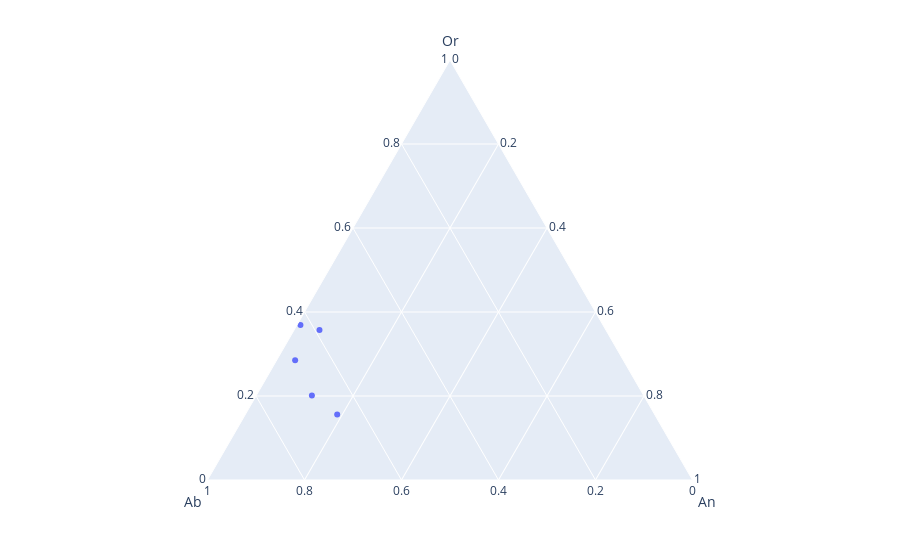

The notebook cell saved with this chart:
### Code cell
Fspar_Class=Han.loc[Han["Fspar_Class"]=="Anorthoclase"]
import plotly.express as px
fig = px.scatter_ternary(Fspar_Class, a="Or", b="Ab", c="An")
fig.show()

### Figure 1 — Plotly figure (JSON) as saved in the notebook; plotly's stock layout.template omitted (floating-point values rounded to 4 significant figures)
{"data": [{"a": [0.3693, 0.2853, 0.2013, 0.1559, 0.3574], "b": [0.6237, 0.6766, 0.6841, 0.6547, 0.5904], "c": [0.007006, 0.03802, 0.1146, 0.1894, 0.0522], "hovertemplate": "Or=%{a}<br>Ab=%{b}<br>An=%{c}<extra></extra>", "legendgroup": "", "marker": {"color": "#636efa", "symbol": "circle"}, "mode": "markers", "name": "", "showlegend": false, "subplot": "ternary", "type": "scatterternary"}], "layout": {"autosize": true, "legend": {"tracegroupgap": 0}, "margin": {"t": 60}, "ternary": {"aaxis": {"title": {"text": "Or"}}, "baxis": {"title": {"text": "Ab"}}, "caxis": {"title": {"text": "An"}}, "domain": {"x": [0, 1], "y": [0, 1]}}}}
